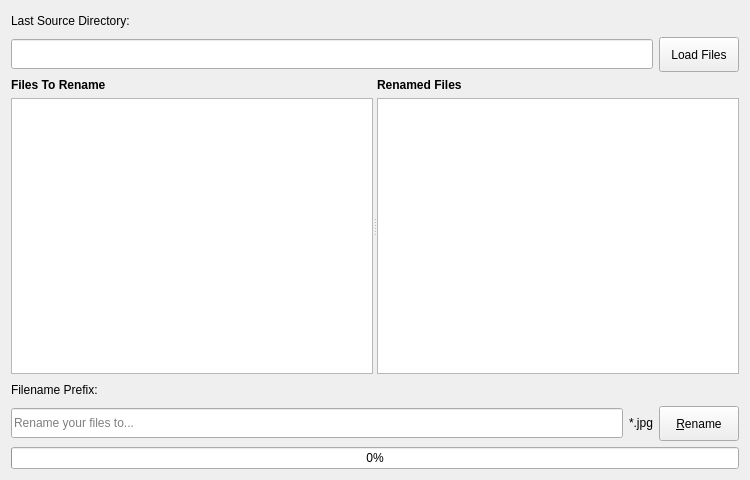
<?xml version="1.0" encoding="UTF-8"?>
<ui version="4.0">
 <class>Window</class>
 <widget class="QWidget" name="Window">
  <property name="geometry">
   <rect>
    <x>0</x>
    <y>0</y>
    <width>750</width>
    <height>480</height>
   </rect>
  </property>
  <property name="windowTitle">
   <string>RP Renamer</string>
  </property>
  <layout class="QGridLayout" name="gridLayout">
   <item row="0" column="0" colspan="3">
    <widget class="QLabel" name="label">
     <property name="minimumSize">
      <size>
       <width>0</width>
       <height>20</height>
      </size>
     </property>
     <property name="maximumSize">
      <size>
       <width>16777215</width>
       <height>20</height>
      </size>
     </property>
     <property name="text">
      <string>Last Source Directory:</string>
     </property>
    </widget>
   </item>
   <item row="1" column="0" colspan="2">
    <widget class="QLineEdit" name="dirEdit">
     <property name="minimumSize">
      <size>
       <width>0</width>
       <height>30</height>
      </size>
     </property>
     <property name="maximumSize">
      <size>
       <width>16777215</width>
       <height>30</height>
      </size>
     </property>
    </widget>
   </item>
   <item row="1" column="2">
    <widget class="QPushButton" name="loadFilesButton">
     <property name="minimumSize">
      <size>
       <width>0</width>
       <height>35</height>
      </size>
     </property>
     <property name="maximumSize">
      <size>
       <width>16777215</width>
       <height>35</height>
      </size>
     </property>
     <property name="text">
      <string>Load Files</string>
     </property>
     <property name="shortcut">
      <string>L</string>
     </property>
    </widget>
   </item>
   <item row="2" column="0" colspan="3">
    <widget class="QSplitter" name="splitter">
     <property name="orientation">
      <enum>Qt::Orientation::Horizontal</enum>
     </property>
     <widget class="QWidget" name="layoutWidget">
      <layout class="QVBoxLayout" name="verticalLayout">
       <item>
        <widget class="QLabel" name="label_2">
         <property name="font">
          <font>
           <bold>true</bold>
          </font>
         </property>
         <property name="text">
          <string>Files To Rename</string>
         </property>
        </widget>
       </item>
       <item>
        <widget class="QListWidget" name="srcFileList"/>
       </item>
      </layout>
     </widget>
     <widget class="QWidget" name="layoutWidget">
      <layout class="QVBoxLayout" name="verticalLayout_2">
       <item>
        <widget class="QLabel" name="label_3">
         <property name="font">
          <font>
           <bold>true</bold>
          </font>
         </property>
         <property name="text">
          <string>Renamed Files</string>
         </property>
        </widget>
       </item>
       <item>
        <widget class="QListWidget" name="dstFileList"/>
       </item>
      </layout>
     </widget>
    </widget>
   </item>
   <item row="3" column="0" colspan="3">
    <widget class="QLabel" name="label_4">
     <property name="minimumSize">
      <size>
       <width>0</width>
       <height>20</height>
      </size>
     </property>
     <property name="maximumSize">
      <size>
       <width>16777215</width>
       <height>20</height>
      </size>
     </property>
     <property name="text">
      <string>Filename Prefix:</string>
     </property>
    </widget>
   </item>
   <item row="4" column="0">
    <widget class="QLineEdit" name="prefixEdit">
     <property name="minimumSize">
      <size>
       <width>0</width>
       <height>30</height>
      </size>
     </property>
     <property name="maximumSize">
      <size>
       <width>16777215</width>
       <height>30</height>
      </size>
     </property>
     <property name="text">
      <string/>
     </property>
     <property name="placeholderText">
      <string>Rename your files to...</string>
     </property>
    </widget>
   </item>
   <item row="4" column="1">
    <widget class="QLabel" name="extensionLabel">
     <property name="minimumSize">
      <size>
       <width>0</width>
       <height>30</height>
      </size>
     </property>
     <property name="maximumSize">
      <size>
       <width>16777215</width>
       <height>30</height>
      </size>
     </property>
     <property name="text">
      <string>*.jpg</string>
     </property>
    </widget>
   </item>
   <item row="4" column="2">
    <widget class="QPushButton" name="renameFilesButton">
     <property name="minimumSize">
      <size>
       <width>0</width>
       <height>35</height>
      </size>
     </property>
     <property name="maximumSize">
      <size>
       <width>16777215</width>
       <height>35</height>
      </size>
     </property>
     <property name="text">
      <string>&amp;Rename</string>
     </property>
    </widget>
   </item>
   <item row="5" column="0" colspan="3">
    <widget class="QProgressBar" name="progressBar">
     <property name="value">
      <number>0</number>
     </property>
    </widget>
   </item>
  </layout>
 </widget>
 <resources/>
 <connections/>
</ui>
